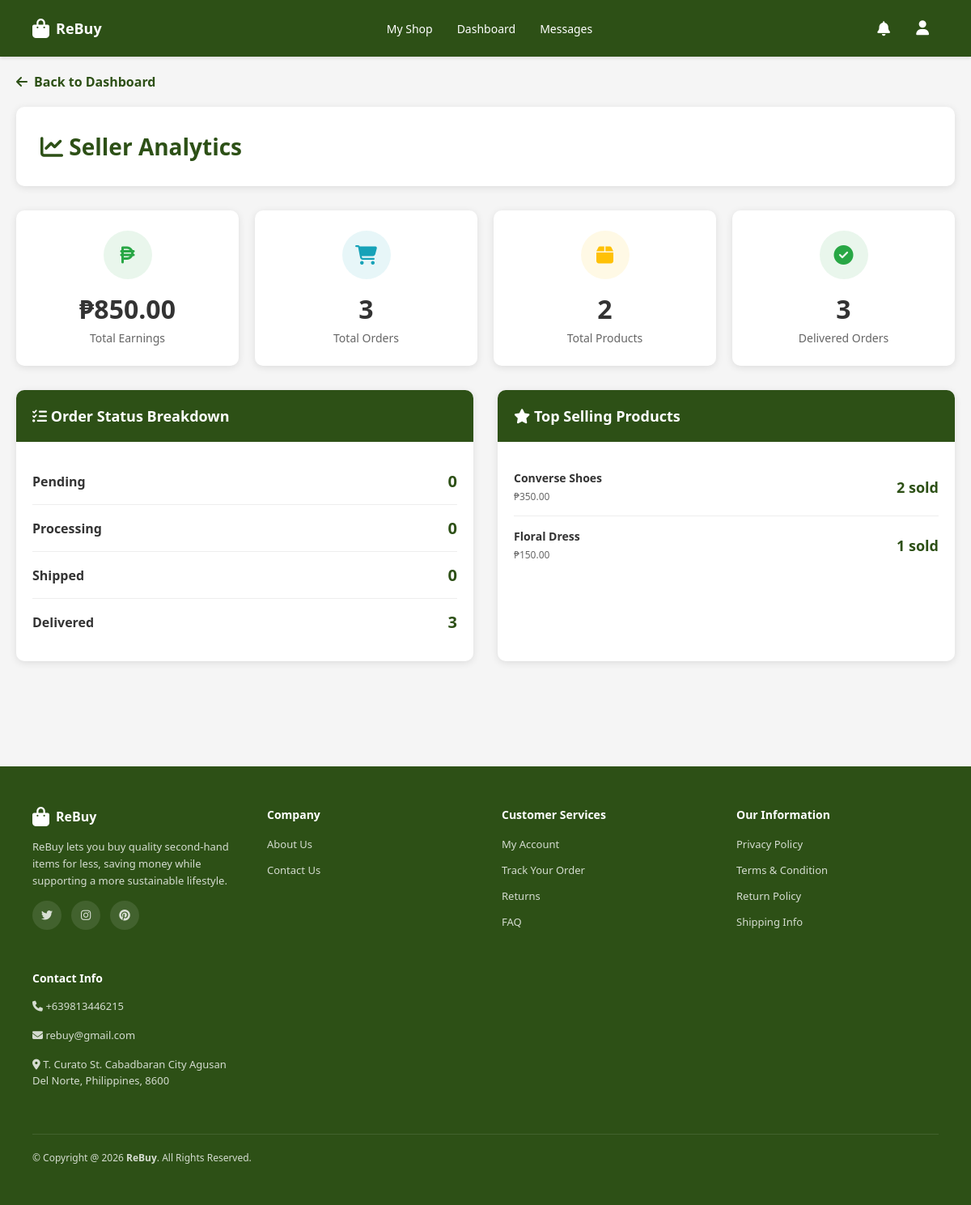
The app's page /php/seller_analytics.php (signed in) with its own data.
### tables this page shows
CREATE TABLE `products` (
  `id` int(11) NOT NULL,
  `seller_id` int(11) NOT NULL DEFAULT 1,
  `name` varchar(255) NOT NULL,
  `description` text DEFAULT NULL,
  `price` decimal(10,2) NOT NULL,
  `stock` int(11) DEFAULT 0,
  `original_price` decimal(10,2) DEFAULT NULL,
  `category` varchar(100) DEFAULT NULL,
  `image_url` varchar(255) DEFAULT NULL,
  `stock_quantity` int(11) DEFAULT 0,
  `status` enum('active','inactive','out_of_stock') DEFAULT 'active',
  `rating` float DEFAULT 0,
  `created_at` timestamp NOT NULL DEFAULT current_timestamp(),
  `updated_at` timestamp NOT NULL DEFAULT current_timestamp() ON UPDATE current_timestamp()
);

### php/seller_analytics.php (the view, shortened to what this page needs)
<?php
require_once 'db.php';
$user_id = $_SESSION['user_id'];
$delivered_orders = 0;
$pending_orders = 0;
$processing_orders = 0;
$shipped_orders = 0;
$earnings_stmt = $conn->prepare("SELECT SUM(total_amount) as total FROM seller_orders WHERE seller_id = ? AND status = 'delivered'");
$earnings_stmt->bind_param("i", $user_id);
$earnings_stmt->execute();
$earnings_result = $earnings_stmt->get_result();
$earnings_data = $earnings_result->fetch_assoc();
$total_earnings = $earnings_data['total'] ?? 0;
$orders_stmt = $conn->prepare("SELECT COUNT(*) as total FROM seller_orders WHERE seller_id = ?");
$orders_stmt->bind_param("i", $user_id);
$orders_stmt->execute();
$orders_result = $orders_stmt->get_result();
$orders_data = $orders_result->fetch_assoc();
$total_orders = $orders_data['total'] ?? 0;
$products_stmt = $conn->prepare("SELECT COUNT(*) as total FROM products WHERE seller_id = ?");
$products_stmt->bind_param("i", $user_id);
$products_stmt->execute();
$products_result = $products_stmt->get_result();
$products_data = $products_result->fetch_assoc();
$total_products = $products_data['total'] ?? 0;
$status_stmt = $conn->prepare("SELECT status, COUNT(*) as count FROM seller_orders WHERE seller_id = ? GROUP BY status");
$status_stmt->bind_param("i", $user_id);
$status_stmt->execute();
$status_result = $status_stmt->get_result();
while ($row = $status_result->fetch_assoc()) {
    if ($row['status'] == 'delivered') $delivered_orders = $row['count'];
}
$top_products_stmt = $conn->prepare("
    SELECT p.*, SUM(so.quantity) as total_sold
    FROM products p
    LEFT JOIN seller_orders so ON p.id = so.product_id AND so.status = 'delivered'
    WHERE p.seller_id = ?
    GROUP BY p.id
    ORDER BY total_sold DESC
    LIMIT 5
");
$top_products_stmt->bind_param("i", $user_id);
$top_products_stmt->execute();
$top_products = $top_products_stmt->get_result();
?>
<!DOCTYPE html>
<html lang="en">
<head>
    <link rel="stylesheet" href="https://cdnjs.cloudflare.com/ajax/libs/font-awesome/6.5.0/css/all.min.css">
    <link rel="stylesheet" href="../css/header-footer.css">
</head>
<body>
    <?php include '_header.php'; ?>
    <div class="container">
        <a href="seller_dashboard.php" class="back-link">
            <i class="fas fa-arrow-left"></i> Back to Dashboard
        </a>
        <div class="header">
            <h1><i class="fas fa-chart-line"></i> Seller Analytics</h1>
        </div>
        <div class="stats-grid">
            <div class="stat-card">
                <div class="stat-icon earnings">
                    <i class="fas fa-peso-sign"></i>
                </div>
                <div class="stat-value">₱<?php echo number_format($total_earnings, 2); ?></div>
                <div class="stat-label">Total Earnings</div>
            </div>
            <div class="stat-card">
                <div class="stat-icon orders">
                    <i class="fas fa-shopping-cart"></i>
                </div>
                <div class="stat-value"><?php echo $total_orders; ?></div>
                <div class="stat-label">Total Orders</div>
            </div>
            <div class="stat-card">
                <div class="stat-icon products">
                    <i class="fas fa-box"></i>
                </div>
                <div class="stat-value"><?php echo $total_products; ?></div>
                <div class="stat-label">Total Products</div>
            </div>
            <div class="stat-card">
                <div class="stat-icon delivered">
                    <i class="fas fa-check-circle"></i>
                </div>
                <div class="stat-value"><?php echo $delivered_orders; ?></div>
                <div class="stat-label">Delivered Orders</div>
            </div>
        </div>
        <div class="dashboard-grid">
            <div class="card">
                <div class="card-header">
                    <i class="fas fa-tasks"></i> Order Status Breakdown
                </div>
                <div class="card-content">
                    <div class="status-item">
                        <span class="status-label">Pending</span>
                        <span class="status-count"><?php echo $pending_orders; ?></span>
                    </div>
                    <div class="status-item">
                        <span class="status-label">Processing</span>
                        <span class="status-count"><?php echo $processing_orders; ?></span>
                    </div>
                    <div class="status-item">
                        <span class="status-label">Shipped</span>
                        <span class="status-count"><?php echo $shipped_orders; ?></span>
                    </div>
                    <div class="status-item">
                        <span class="status-label">Delivered</span>
                        <span class="status-count"><?php echo $delivered_orders; ?></span>
                    </div>
                </div>
            </div>
            <div class="card">
                <div class="card-header">
                    <i class="fas fa-star"></i> Top Selling Products
                </div>
                <div class="card-content">
                    <?php if ($top_products->num_rows > 0): ?>
                        <?php while ($product = $top_products->fetch_assoc()): ?>
                            <div class="product-item">
                                <div class="product-info">
                                    <h4><?php echo htmlspecialchars($product['name']); ?></h4>
                                    <p>₱<?php echo number_format($product['price'], 2); ?></p>
                                </div>
                                <div class="product-sold">
                                    <?php echo $product['total_sold'] ?? 0; ?> sold
                                </div>
                            </div>
                        <?php endwhile; ?>
                    <?php else: ?>
                        <p style="text-align: center; color: #666; padding: 20px;">No sales data yet</p>
                    <?php endif; ?>
                </div>
            </div>
        </div>
    </div>
    <footer>
        <div class="footer-container">
            <div class="footer-content">
                <div class="footer-section">
                    <div class="footer-logo">
                        <i class="fas fa-shopping-bag"></i>
                        <span>ReBuy</span>
                    </div>
                    <p class="footer-text">ReBuy lets you buy quality second-hand items for less, saving money while supporting a more sustainable lifestyle.</p>
                    <div class="social-links">
                        <a href="#"><i class="fab fa-twitter"></i></a>
                        <a href="#"><i class="fab fa-instagram"></i></a>
                        <a href="#"><i class="fab fa-pinterest"></i></a>
                    </div>
                </div>
                <div class="footer-section">
                    <h3>Company</h3>
                    <ul>
                        <li><a href="about_us.php">About Us</a></li>
                        <li><a href="#">Contact Us</a></li>
                    </ul>
                </div>
                <div class="footer-section">
                    <h3>Customer Services</h3>
                    <ul>
                        <li><a href="settings.php">My Account</a></li>
                        <li><a href="#">Track Your Order</a></li>
                        <li><a href="#">Returns</a></li>
                        <li><a href="#">FAQ</a></li>
                    </ul>
                </div>
                <div class="footer-section">
                    <h3>Our Information</h3>
                    <ul>
                        <li><a href="#">Privacy Policy</a></li>
                        <li><a href="#">Terms & Condition</a></li>
                        <li><a href="#">Return Policy</a></li>
                        <li><a href="#">Shipping Info</a></li>
                    </ul>
                </div>
                <div class="footer-section">
                    <h3>Contact Info</h3>
                    <p class="footer-text"><i class="fas fa-phone"></i> +639813446215</p>
                    <p class="footer-text"><i class="fa-solid fa-envelope"></i> rebuy@gmail.com</p>
                    <p class="footer-text"><i class="fa-solid fa-location-dot"></i> T. Curato St. Cabadbaran City Agusan Del Norte, Philippines, 8600</p>
                </div>
            </div>
            <div class="footer-bottom">
                <p>&copy; Copyright @ 2026 <strong>ReBuy</strong>. All Rights Reserved.</p>
            </div>
        </div>
    </footer>
</body>
</html>

### css/header-footer.css (style rules this page uses)
:root { --primary-color: #2d5016; --secondary-color: #f4c430; --text-dark: #333; --text-light: #666; --bg-light: #f5f5f5; --border-color: #e0e0e0; }
* { margin: 0; padding: 0; box-sizing: border-box; }
body { font-family: 'Segoe UI', Tahoma, Geneva, Verdana, sans-serif; background-color: var(--bg-light); color: var(--text-dark); }
footer { background: var(--primary-color); color: white; padding: 50px 40px; margin-top: 80px; }
.footer-container { max-width: 1400px; margin: 0 auto; }
.footer-content { display: grid; grid-template-columns: repeat(auto-fit, minmax(250px, 1fr)); gap: 40px; margin-bottom: 40px; }
.footer-section h3 { margin-bottom: 15px; font-size: 14px; font-weight: 600; }
.footer-section ul { list-style: none; }
.footer-section ul li { margin-bottom: 10px; }
.footer-section a { color: rgba(255,255,255,0.8); text-decoration: none; font-size: 13px; transition: color 0.3s; }
.footer-logo { display: flex; align-items: center; gap: 8px; margin-bottom: 15px; font-size: 16px; font-weight: bold; }
.footer-logo i { font-size: 24px; }
.footer-text { font-size: 13px; color: rgba(255,255,255,0.8); line-height: 1.6; margin-bottom: 15px; }
.social-links { display: flex; gap: 12px; }
.social-links a { width: 36px; height: 36px; border-radius: 50%; background: rgba(255,255,255,0.1); display: flex; align-items: center; justify-content: center; font-size: 14px; transition: background 0.3s; }
.footer-bottom { border-top: 1px solid rgba(255,255,255,0.1); padding-top: 20px; display: flex; justify-content: space-between; align-items: center; font-size: 12px; color: rgba(255,255,255,0.8); }

### php/seller_analytics.php (style rules this page uses)
:root { --primary-color: #2d5016; --secondary-color: #f4c430; }
body { font-family: 'Segoe UI', Tahoma, Geneva, Verdana, sans-serif; background-color: #f5f5f5; margin: 0; padding: 0; }
.container { max-width: 1400px; margin: 0 auto; padding: 20px; }
.header { background: white; padding: 30px; border-radius: 10px; box-shadow: 0 2px 10px rgba(0,0,0,0.1); margin-bottom: 30px; }
.header h1 { color: var(--primary-color); margin: 0; font-size: 28px; }
.stats-grid { display: grid; grid-template-columns: repeat(auto-fit, minmax(250px, 1fr)); gap: 20px; margin-bottom: 30px; }
.stat-card { background: white; padding: 25px; border-radius: 10px; box-shadow: 0 2px 10px rgba(0,0,0,0.1); text-align: center; }
.stat-icon { width: 60px; height: 60px; border-radius: 50%; display: flex; align-items: center; justify-content: center; margin: 0 auto 15px; font-size: 24px; }
.stat-icon.earnings { background: rgba(40, 167, 69, 0.1); color: #28a745; }
.stat-icon.orders { background: rgba(23, 162, 184, 0.1); color: #17a2b8; }
.stat-icon.products { background: rgba(255, 193, 7, 0.1); color: #ffc107; }
.stat-icon.delivered { background: rgba(40, 167, 69, 0.1); color: #28a745; }
.stat-value { font-size: 32px; font-weight: bold; color: #333; margin-bottom: 5px; }
.stat-label { color: #666; font-size: 14px; }
.dashboard-grid { display: grid; grid-template-columns: 1fr 1fr; gap: 30px; margin-bottom: 30px; }
.card { background: white; border-radius: 10px; box-shadow: 0 2px 10px rgba(0,0,0,0.1); overflow: hidden; }
.card-header { background: var(--primary-color); color: white; padding: 20px; font-size: 18px; font-weight: 600; }
.card-content { padding: 20px; }
.status-item { display: flex; justify-content: space-between; align-items: center; padding: 15px 0; border-bottom: 1px solid #eee; }
.status-item:last-child { border-bottom: none; }
.status-label { font-weight: 600; color: #333; }
.status-count { font-size: 20px; font-weight: bold; color: var(--primary-color); }
.product-item { display: flex; justify-content: space-between; align-items: center; padding: 15px 0; border-bottom: 1px solid #eee; }
.product-item:last-child { border-bottom: none; }
.product-info h4 { margin: 0 0 5px 0; color: #333; font-size: 14px; }
.product-info p { margin: 0; color: #666; font-size: 12px; }
.product-sold { font-size: 18px; font-weight: bold; color: var(--primary-color); }
.back-link { display: inline-flex; align-items: center; gap: 8px; color: var(--primary-color); text-decoration: none; font-weight: 600; margin-bottom: 20px; }

### records on screen
products: name "Converse Shoes", price "350.00", total_sold "2"
products: name "Floral Dress", price "150.00", total_sold "1"

### other values on screen
$total_earnings "850.00"
$total_orders "3"
$total_products "2"
$delivered_orders "3"
$pending_orders "0"
$processing_orders "0"
$shipped_orders "0"
